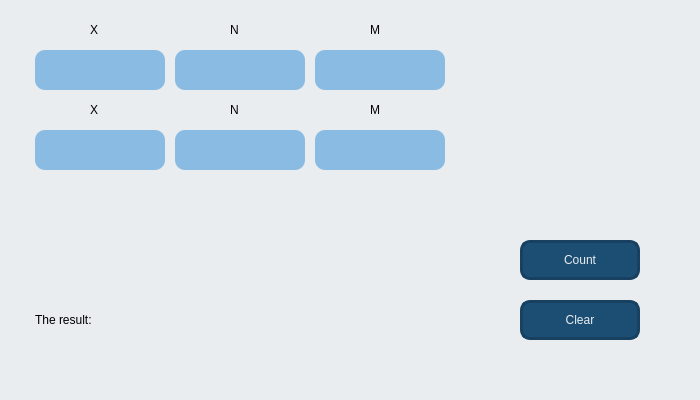
<?xml version="1.0" encoding="UTF-8"?>
<ui version="4.0">
 <class>MainWindow</class>
 <widget class="QMainWindow" name="MainWindow">
  <property name="geometry">
   <rect>
    <x>0</x>
    <y>0</y>
    <width>700</width>
    <height>400</height>
   </rect>
  </property>
  <property name="minimumSize">
   <size>
    <width>700</width>
    <height>400</height>
   </size>
  </property>
  <property name="maximumSize">
   <size>
    <width>700</width>
    <height>400</height>
   </size>
  </property>
  <property name="windowTitle">
   <string>MainWindow</string>
  </property>
  <property name="styleSheet">
   <string notr="true">background-color: #e9edf0;</string>
  </property>
  <widget class="QWidget" name="centralwidget">
   <widget class="QPushButton" name="clearBut">
    <property name="geometry">
     <rect>
      <x>520</x>
      <y>300</y>
      <width>120</width>
      <height>40</height>
     </rect>
    </property>
    <property name="styleSheet">
     <string notr="true">background-color: rgb(28, 78, 116);
font: 700 16pt &quot;Times New Roman&quot;;
color: #e9edf0;
border: 3px solid #184161;
border-radius: 10px;</string>
    </property>
    <property name="text">
     <string>Clear</string>
    </property>
   </widget>
   <widget class="QPushButton" name="countBut">
    <property name="geometry">
     <rect>
      <x>520</x>
      <y>240</y>
      <width>120</width>
      <height>40</height>
     </rect>
    </property>
    <property name="styleSheet">
     <string notr="true">background-color: rgb(28, 78, 116);
font: 700 16pt &quot;Times New Roman&quot;;
color: #e9edf0;
border: 3px solid #184161;
border-radius: 10px;</string>
    </property>
    <property name="text">
     <string>Count</string>
    </property>
   </widget>
   <widget class="QLineEdit" name="m1Value">
    <property name="geometry">
     <rect>
      <x>315</x>
      <y>50</y>
      <width>130</width>
      <height>40</height>
     </rect>
    </property>
    <property name="styleSheet">
     <string notr="true">font: 700 14pt &quot;Times New Roman&quot;;
background-color: rgb(138, 187, 226);
border-radius: 10px;</string>
    </property>
   </widget>
   <widget class="QLineEdit" name="x1Value">
    <property name="geometry">
     <rect>
      <x>35</x>
      <y>50</y>
      <width>130</width>
      <height>40</height>
     </rect>
    </property>
    <property name="styleSheet">
     <string notr="true">font: 700 14pt &quot;Times New Roman&quot;;
background-color: rgb(138, 187, 226);
border-radius: 10px;
border-color: rgb(28, 78, 116);</string>
    </property>
    <property name="text">
     <string/>
    </property>
   </widget>
   <widget class="QLineEdit" name="n1Value">
    <property name="geometry">
     <rect>
      <x>175</x>
      <y>50</y>
      <width>130</width>
      <height>40</height>
     </rect>
    </property>
    <property name="styleSheet">
     <string notr="true">font: 700 14pt &quot;Times New Roman&quot;;
background-color: rgb(138, 187, 226);
border-radius: 10px;</string>
    </property>
   </widget>
   <widget class="QLabel" name="labelX1">
    <property name="geometry">
     <rect>
      <x>90</x>
      <y>20</y>
      <width>20</width>
      <height>20</height>
     </rect>
    </property>
    <property name="styleSheet">
     <string notr="true">font: 700 12pt &quot;Times New Roman&quot;;
color: rgb(0, 0, 0);</string>
    </property>
    <property name="text">
     <string>X</string>
    </property>
   </widget>
   <widget class="QLabel" name="labelN1">
    <property name="geometry">
     <rect>
      <x>230</x>
      <y>20</y>
      <width>20</width>
      <height>20</height>
     </rect>
    </property>
    <property name="styleSheet">
     <string notr="true">font: 700 12pt &quot;Times New Roman&quot;;
color: rgb(0, 0, 0);</string>
    </property>
    <property name="text">
     <string>N</string>
    </property>
   </widget>
   <widget class="QLabel" name="labelM1">
    <property name="geometry">
     <rect>
      <x>370</x>
      <y>20</y>
      <width>20</width>
      <height>20</height>
     </rect>
    </property>
    <property name="styleSheet">
     <string notr="true">font: 700 12pt &quot;Times New Roman&quot;;
color: rgb(0, 0, 0);</string>
    </property>
    <property name="text">
     <string>M</string>
    </property>
   </widget>
   <widget class="QLabel" name="labelX2">
    <property name="geometry">
     <rect>
      <x>90</x>
      <y>100</y>
      <width>20</width>
      <height>20</height>
     </rect>
    </property>
    <property name="styleSheet">
     <string notr="true">font: 700 12pt &quot;Times New Roman&quot;;
color: rgb(0, 0, 0);</string>
    </property>
    <property name="text">
     <string>X</string>
    </property>
   </widget>
   <widget class="QLineEdit" name="x2Value">
    <property name="geometry">
     <rect>
      <x>35</x>
      <y>130</y>
      <width>130</width>
      <height>40</height>
     </rect>
    </property>
    <property name="styleSheet">
     <string notr="true">font: 700 14pt &quot;Times New Roman&quot;;
background-color: rgb(138, 187, 226);
border-radius: 10px;
border-color: rgb(28, 78, 116);</string>
    </property>
    <property name="text">
     <string/>
    </property>
   </widget>
   <widget class="QLineEdit" name="n2Value">
    <property name="geometry">
     <rect>
      <x>175</x>
      <y>130</y>
      <width>130</width>
      <height>40</height>
     </rect>
    </property>
    <property name="styleSheet">
     <string notr="true">font: 700 14pt &quot;Times New Roman&quot;;
background-color: rgb(138, 187, 226);
border-radius: 10px;
border-color: rgb(28, 78, 116);</string>
    </property>
   </widget>
   <widget class="QLabel" name="labelN2">
    <property name="geometry">
     <rect>
      <x>230</x>
      <y>100</y>
      <width>20</width>
      <height>20</height>
     </rect>
    </property>
    <property name="styleSheet">
     <string notr="true">font: 700 12pt &quot;Times New Roman&quot;;
color: rgb(0, 0, 0);</string>
    </property>
    <property name="text">
     <string>N</string>
    </property>
   </widget>
   <widget class="QLabel" name="labelM2">
    <property name="geometry">
     <rect>
      <x>370</x>
      <y>100</y>
      <width>20</width>
      <height>20</height>
     </rect>
    </property>
    <property name="styleSheet">
     <string notr="true">font: 700 12pt &quot;Times New Roman&quot;;
color: rgb(0, 0, 0);</string>
    </property>
    <property name="text">
     <string>M</string>
    </property>
   </widget>
   <widget class="QLineEdit" name="m2Value">
    <property name="geometry">
     <rect>
      <x>315</x>
      <y>130</y>
      <width>130</width>
      <height>40</height>
     </rect>
    </property>
    <property name="styleSheet">
     <string notr="true">font: 700 14pt &quot;Times New Roman&quot;;
background-color: rgb(138, 187, 226);
border-radius: 10px;
border-color: rgb(28, 78, 116);</string>
    </property>
   </widget>
   <widget class="QLabel" name="labelIMG">
    <property name="geometry">
     <rect>
      <x>510</x>
      <y>50</y>
      <width>151</width>
      <height>101</height>
     </rect>
    </property>
    <property name="styleSheet">
     <string notr="true">background-color: none;</string>
    </property>
    <property name="text">
     <string/>
    </property>
    <property name="pixmap">
     <pixmap>../image/Screenshot_1.png</pixmap>
    </property>
   </widget>
   <widget class="QLabel" name="labelResult">
    <property name="geometry">
     <rect>
      <x>35</x>
      <y>310</y>
      <width>110</width>
      <height>20</height>
     </rect>
    </property>
    <property name="styleSheet">
     <string notr="true">color: rgb(0, 0, 0);
font: 700 16pt &quot;Times New Roman&quot;;</string>
    </property>
    <property name="text">
     <string>The result:</string>
    </property>
   </widget>
   <widget class="QLabel" name="labelResultValue">
    <property name="geometry">
     <rect>
      <x>160</x>
      <y>310</y>
      <width>170</width>
      <height>20</height>
     </rect>
    </property>
    <property name="styleSheet">
     <string notr="true">color: rgb(0, 0, 0);
font: 700 16pt &quot;Times New Roman&quot;;</string>
    </property>
    <property name="text">
     <string/>
    </property>
   </widget>
  </widget>
  <widget class="QMenuBar" name="menubar">
   <property name="geometry">
    <rect>
     <x>0</x>
     <y>0</y>
     <width>700</width>
     <height>21</height>
    </rect>
   </property>
  </widget>
  <widget class="QStatusBar" name="statusbar"/>
 </widget>
 <resources/>
 <connections/>
</ui>
